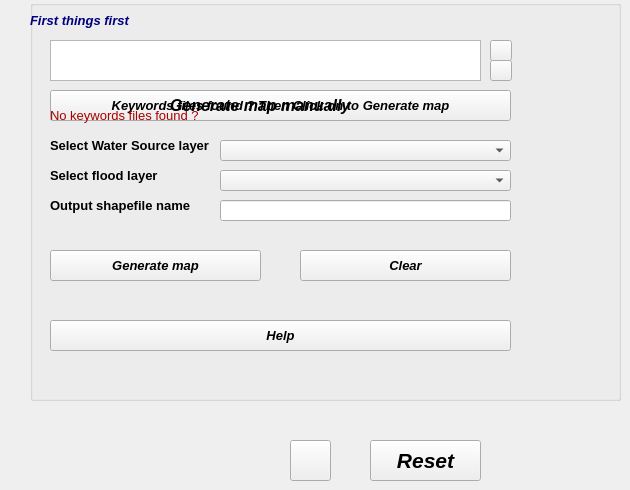
       <widget class="QWidget" name="tab_37">
        <attribute name="title">
         <string>Start From Here</string>
        </attribute>
        <widget class="QGroupBox" name="groupBox_21">
         <property name="geometry">
          <rect>
           <x>30</x>
           <y>0</y>
           <width>591</width>
           <height>401</height>
          </rect>
         </property>
         <property name="font">
          <font>
           <pointsize>12</pointsize>
           <weight>50</weight>
           <italic>false</italic>
           <bold>false</bold>
          </font>
         </property>
         <property name="styleSheet">
          <string notr="true"/>
         </property>
         <property name="title">
          <string/>
         </property>
         <widget class="QPushButton" name="btnGenerateMapSources">
          <property name="geometry">
           <rect>
            <x>20</x>
            <y>90</y>
            <width>461</width>
            <height>31</height>
           </rect>
          </property>
          <property name="font">
           <font>
            <pointsize>10</pointsize>
            <weight>75</weight>
            <italic>true</italic>
            <bold>true</bold>
           </font>
          </property>
          <property name="text">
           <string>Keywords files found ? Then Click on to Generate map</string>
          </property>
         </widget>
         <widget class="QLabel" name="label_108">
          <property name="geometry">
           <rect>
            <x>20</x>
            <y>100</y>
            <width>161</width>
            <height>31</height>
           </rect>
          </property>
          <property name="font">
           <font>
            <pointsize>10</pointsize>
           </font>
          </property>
          <property name="styleSheet">
           <string notr="true">color: rgb(170, 0, 0);</string>
          </property>
          <property name="text">
           <string>No keywords files found ?</string>
          </property>
         </widget>
         <widget class="QLabel" name="label_109">
          <property name="geometry">
           <rect>
            <x>140</x>
            <y>90</y>
            <width>261</width>
            <height>31</height>
           </rect>
          </property>
          <property name="font">
           <font>
            <pointsize>10</pointsize>
           </font>
          </property>
          <property name="text">
           <string>&lt;html&gt;&lt;head/&gt;&lt;body&gt;&lt;p&gt;&lt;span style=&quot; font-size:12pt; font-weight:600; font-style:italic;&quot;&gt;Generate map manually&lt;/span&gt;&lt;/p&gt;&lt;/body&gt;&lt;/html&gt;</string>
          </property>
         </widget>
         <widget class="QLabel" name="label_110">
          <property name="geometry">
           <rect>
            <x>20</x>
            <y>160</y>
            <width>241</width>
            <height>31</height>
           </rect>
          </property>
          <property name="font">
           <font>
            <pointsize>10</pointsize>
            <weight>75</weight>
            <bold>true</bold>
           </font>
          </property>
          <property name="text">
           <string>Select flood layer</string>
          </property>
         </widget>
         <widget class="QLabel" name="label_111">
          <property name="geometry">
           <rect>
            <x>20</x>
            <y>130</y>
            <width>241</width>
            <height>31</height>
           </rect>
          </property>
          <property name="font">
           <font>
            <pointsize>10</pointsize>
            <weight>75</weight>
            <bold>true</bold>
           </font>
          </property>
          <property name="text">
           <string>&lt;html&gt;&lt;head/&gt;&lt;body&gt;&lt;p&gt;Select Water Source layer&lt;/p&gt;&lt;/body&gt;&lt;/html&gt;</string>
          </property>
         </widget>
         <widget class="QLabel" name="lblWSOut">
          <property name="geometry">
           <rect>
            <x>20</x>
            <y>190</y>
            <width>241</width>
            <height>31</height>
           </rect>
          </property>
          <property name="font">
           <font>
            <pointsize>10</pointsize>
            <weight>75</weight>
            <bold>true</bold>
           </font>
          </property>
          <property name="text">
           <string>Output shapefile name</string>
          </property>
         </widget>
         <widget class="QComboBox" name="cboSourcesLayer">
          <property name="geometry">
           <rect>
            <x>190</x>
            <y>140</y>
            <width>291</width>
            <height>21</height>
           </rect>
          </property>
          <property name="font">
           <font>
            <pointsize>10</pointsize>
            <weight>50</weight>
            <italic>false</italic>
            <bold>false</bold>
           </font>
          </property>
         </widget>
         <widget class="QComboBox" name="cboFloodLayerSources">
          <property name="geometry">
           <rect>
            <x>190</x>
            <y>170</y>
            <width>291</width>
            <height>21</height>
           </rect>
          </property>
          <property name="font">
           <font>
            <pointsize>10</pointsize>
            <weight>50</weight>
            <italic>false</italic>
            <bold>false</bold>
           </font>
          </property>
         </widget>
         <widget class="QLineEdit" name="leOutputFileSources">
          <property name="geometry">
           <rect>
            <x>190</x>
            <y>200</y>
            <width>291</width>
            <height>21</height>
           </rect>
          </property>
          <property name="font">
           <font>
            <pointsize>10</pointsize>
            <weight>50</weight>
            <italic>false</italic>
            <bold>false</bold>
           </font>
          </property>
         </widget>
         <widget class="QPushButton" name="btnGenerateMapManualySources">
          <property name="geometry">
           <rect>
            <x>20</x>
            <y>250</y>
            <width>211</width>
            <height>31</height>
           </rect>
          </property>
          <property name="font">
           <font>
            <pointsize>10</pointsize>
            <weight>75</weight>
            <italic>true</italic>
            <bold>true</bold>
           </font>
          </property>
          <property name="text">
           <string>Generate map</string>
          </property>
         </widget>
         <widget class="QPushButton" name="btnClearLayersSources">
          <property name="geometry">
           <rect>
            <x>270</x>
            <y>250</y>
            <width>211</width>
            <height>31</height>
           </rect>
          </property>
          <property name="font">
           <font>
            <pointsize>10</pointsize>
            <weight>75</weight>
            <italic>true</italic>
            <bold>true</bold>
           </font>
          </property>
          <property name="text">
           <string>Clear</string>
          </property>
         </widget>
         <widget class="QTextBrowser" name="txtFirstStepsSources">
          <property name="geometry">
           <rect>
            <x>20</x>
            <y>40</y>
            <width>431</width>
            <height>41</height>
           </rect>
          </property>
          <property name="font">
           <font>
            <pointsize>8</pointsize>
            <weight>75</weight>
            <italic>true</italic>
            <bold>true</bold>
           </font>
          </property>
         </widget>
         <widget class="QPushButton" name="btnPrevStepSources">
          <property name="geometry">
           <rect>
            <x>460</x>
            <y>40</y>
            <width>22</width>
            <height>21</height>
           </rect>
          </property>
          <property name="styleSheet">
           <string notr="true">background-image: url(:/plugins/floogin/up.png);</string>
          </property>
          <property name="text">
           <string/>
          </property>
         </widget>
         <widget class="QPushButton" name="btnNextStepSources">
          <property name="geometry">
           <rect>
            <x>460</x>
            <y>60</y>
            <width>22</width>
            <height>21</height>
           </rect>
          </property>
          <property name="styleSheet">
           <string notr="true">background-image: url(:/plugins/floogin/down.png);</string>
          </property>
          <property name="text">
           <string/>
          </property>
         </widget>
         <widget class="QLabel" name="label_113">
          <property name="geometry">
           <rect>
            <x>0</x>
            <y>10</y>
            <width>171</width>
            <height>21</height>
           </rect>
          </property>
          <property name="font">
           <font>
            <pointsize>10</pointsize>
            <weight>75</weight>
            <italic>true</italic>
            <bold>true</bold>
           </font>
          </property>
          <property name="styleSheet">
           <string notr="true">color: rgb(0, 0, 127);</string>
          </property>
          <property name="text">
           <string>First things first</string>
          </property>
         </widget>
         <widget class="QPushButton" name="btnHelpGenMapSources">
          <property name="geometry">
           <rect>
            <x>20</x>
            <y>320</y>
            <width>461</width>
            <height>31</height>
           </rect>
          </property>
          <property name="font">
           <font>
            <pointsize>10</pointsize>
            <weight>75</weight>
            <italic>true</italic>
            <bold>true</bold>
           </font>
          </property>
          <property name="text">
           <string>Help</string>
          </property>
         </widget>
        </widget>
        <widget class="QPushButton" name="btnRefreshWell_4">
         <property name="geometry">
          <rect>
           <x>290</x>
           <y>440</y>
           <width>41</width>
           <height>41</height>
          </rect>
         </property>
         <property name="autoFillBackground">
          <bool>false</bool>
         </property>
         <property name="styleSheet">
          <string notr="true">background-image: url(:/plugins/floogin/refresh.png);
</string>
         </property>
         <property name="text">
          <string/>
         </property>
        </widget>
        <widget class="QPushButton" name="btnResetWell_4">
         <property name="geometry">
          <rect>
           <x>370</x>
           <y>440</y>
           <width>111</width>
           <height>41</height>
          </rect>
         </property>
         <property name="font">
          <font>
           <pointsize>16</pointsize>
           <weight>75</weight>
           <italic>true</italic>
           <bold>true</bold>
          </font>
         </property>
         <property name="text">
          <string>Reset</string>
         </property>
        </widget>
       </widget>
